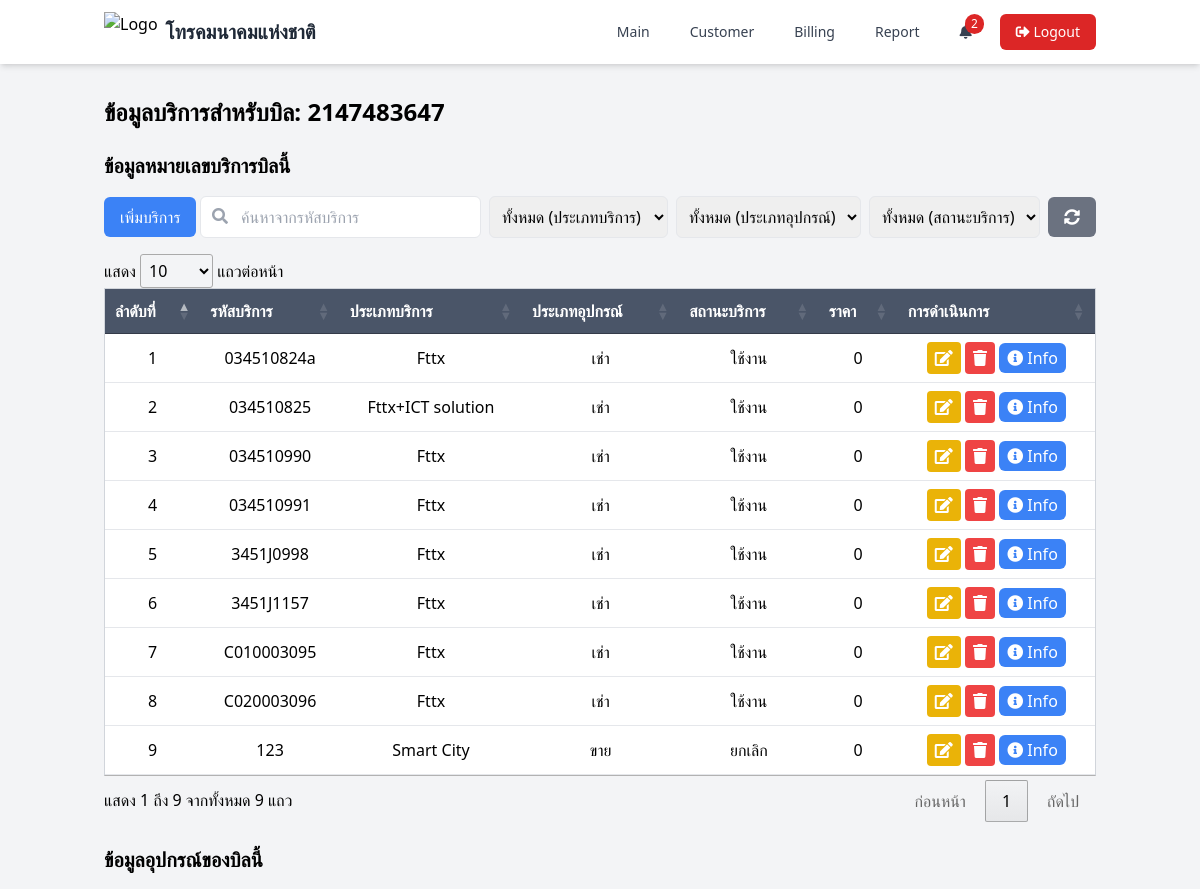
The app's page /page/service_bill.php?id_bill=13 (signed in, upper part), older data.
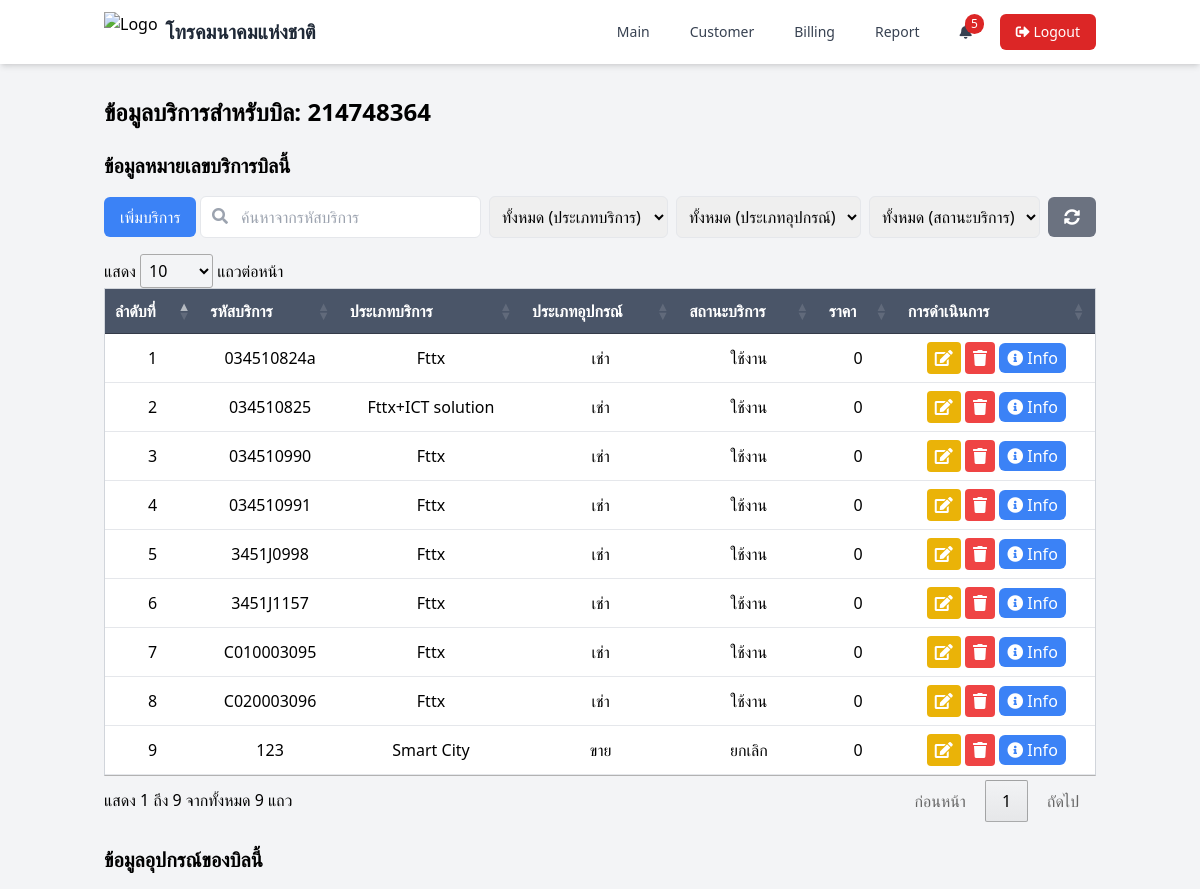
The same page, newer data.
### tables this page shows
CREATE TABLE `bill_customer` (
  `id_bill` int(11) NOT NULL,
  `number_bill` int(15) DEFAULT NULL,
  `type_bill` enum('CIP+','Special Bill','Nt1') DEFAULT NULL,
  `status_bill` enum('ใช้งาน','ยกเลิกใช้งาน') DEFAULT NULL,
  `id_customer` int(11) DEFAULT NULL,
  `create_at` date DEFAULT NULL,
  `update_at` date DEFAULT NULL,
  `date_count` int(11) DEFAULT NULL,
  `end_date` date DEFAULT NULL,
  `contact_count` int(11) DEFAULT 0,
  `contact_status` enum('ยังไม่ได้เลือก','ต่อสัญญา','ยกเลิกสัญญา') DEFAULT 'ยังไม่ได้เลือก'
);

### page/service_bill.php (the view, shortened to what the changed rows need)
<?php
require_once '../function/functions.php';
$id_bill = isset($_GET['id_bill']) ? intval($_GET['id_bill']) : 0;
if ($id_bill > 0) {
    $sql = "SELECT * FROM bill_customer WHERE id_bill = ?";
    $stmt = $conn->prepare($sql);
    $stmt->bind_param("i", $id_bill);
    $stmt->execute();
    $result = $stmt->get_result();
    $bill = $result->fetch_assoc();
} else {
    header('Location: bill.php');
    exit;
}
?>
<!DOCTYPE html>
<html lang="en">
<head>
    <script src="https://cdn.tailwindcss.com"></script>
    <link rel="stylesheet" type="text/css" href="https://cdn.datatables.net/1.11.5/css/jquery.dataTables.css">
    <link rel="stylesheet" href="https://cdnjs.cloudflare.com/ajax/libs/font-awesome/5.15.4/css/all.min.css">
</head>
<body class="bg-gray-100">
    <?php include './components/navbar.php'; ?>
    <div class="container mx-auto px-4 py-8">
        <h1 class="text-2xl font-bold mb-4">ข้อมูลบริการสำหรับบิล: <?php echo htmlspecialchars($bill['number_bill']); ?></h1>
        <div class="mt-6">
            <h2 class="text-xl font-bold mb-4">ข้อมูลหมายเลขบริการบิลนี้</h2>
                <div class="flex justify-between items-center mb-4">
                </div>
            <table id="serviceTable" class="common-table min-w-full bg-white border border-gray-300">
                <thead>
                    <tr>
                        <th class="py-2 px-4 border-b">ลำดับที่</th>
                        <th class="py-2 px-4 border-b">รหัสบริการ</th>
                        <th class="py-2 px-4 border-b">ประเภทบริการ</th>
                        <th class="py-2 px-4 border-b">ประเภทอุปกรณ์</th>
                        <th class="py-2 px-4 border-b">สถานะบริการ</th>
                        <th class="py-2 px-4 border-b">ราคา</th>
                        <th class="py-2 px-4 border-b">การดำเนินการ</th>
                    </tr>
                </thead>
            </table>
        </div>
        <div class="mt-6">
            <h2 class="text-xl font-bold mb-4">ข้อมูลอุปกรณ์ของบิลนี้</h2>
        </div>
    </div>
</body>
</html>

### page/components/navbar.php (shortened to what the changed rows need)
<?php
require_once '../function/functions.php';
$user_id = $_SESSION['user_id'] ?? null;
$sql_notifications = "SELECT
        n.id_notifications,
        n.message,
        n.created_at,
        n.is_read,
        n.task_id,
        n.id_bill,
        COALESCE(bc.number_bill, '') as number_bill,
        COALESCE(c.name_customer, '') as name_customer,
        COALESCE(c.id_customer, '') as id_customer,
        COALESCE(t.name_task, '') as name_task,
        COALESCE(t.start_date, '') as start_date,
        COALESCE(bc.end_date, '') as end_date  # Added this line
    FROM notifications n
    LEFT JOIN bill_customer bc ON n.id_bill = bc.id_bill
    LEFT JOIN customers c ON bc.id_customer = c.id_customer
    LEFT JOIN task t ON n.task_id = t.id_task
    WHERE n.id_user = ? AND n.is_read = 0
    ORDER BY n.created_at DESC";
$stmt_notifications = $conn->prepare($sql_notifications);
$stmt_notifications->bind_param("i", $user_id);
$stmt_notifications->execute();
$notifications = $stmt_notifications->get_result()->fetch_all(MYSQLI_ASSOC);
$near_expiry_count = count($notifications);
?>
<nav class="bg-white shadow-md sticky-nav">
    <div class="container mx-auto px-4">
        <div class="flex justify-between items-center h-16">
            <div class="hidden md:flex items-center space-x-4">
                <div class="relative">
                    <div class="text-gray-700 hover:text-blue-600 px-3 py-2 rounded-md text-sm font-medium transition duration-300 relative cursor-pointer">
                        <i class="fas fa-bell"></i>
                        <?php if ($near_expiry_count > 0): ?>
                            <span class="absolute top-0 right-0 bg-red-600 text-white text-xs rounded-full px-1.5 py-0.5"><?= $near_expiry_count ?></span>
                        <?php endif; ?>
                    </div>
                </div>
            </div>
        </div>
    </div>
</nav>

Row changes from the older to the newer data that the page shows:
changed bill_customer: number_bill "2147483647" → "214748364"
Text that changed along with them:
$near_expiry_count: "2" → "5"
